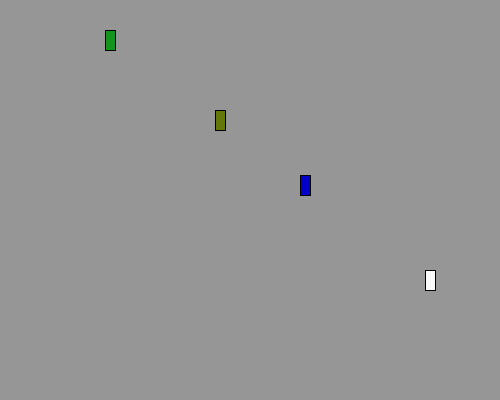
Frame 1 (no input)
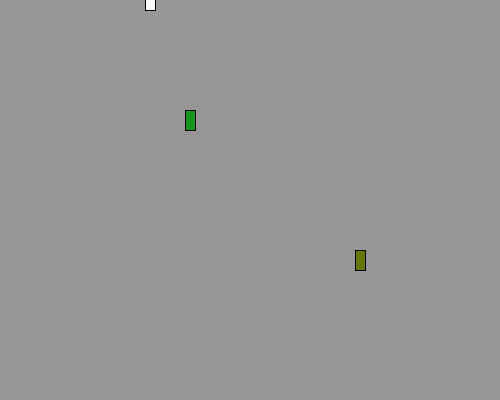
Frame 60 (the mouse pressed at the canvas centre just before this capture)
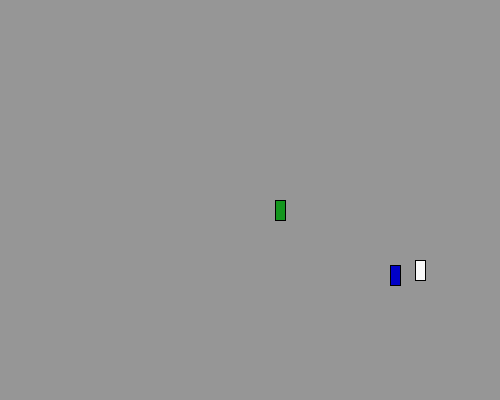
Frame 120 (the mouse held since frame 60 and released just before this capture)

The Processing sketch that drew these frames (run headless with seeded random() and noise(); from frame 60 on, the mouse is pressed at the canvas centre):

// Processing sketch: processing_30420
// ── processing_30420.pde


// No matter how many cookies we make, only one cookie cutter is needed.
class Car {
  color c;
  float xpos;
  float ypos;
  float xspeed;
 
  // The Constructor is defined with arguments.
  Car(color tempC, float tempXpos, float tempYpos, float tempXspeed) {
    c = tempC;
    xpos = tempXpos;
    ypos = tempYpos;
    xspeed = tempXspeed;
  }
 
  void display() {
    stroke(0);
    fill(c);
    rectMode(CENTER);
    rect(xpos,ypos,10,20);
  }
 
  void drive() {
    ypos = ypos + xspeed;
    xpos = xpos + xspeed;
    if (ypos > width) {
      ypos = 0;
    }
    if (xpos > width) {
      xpos = 0;
    }
  }
}
Car bus;
Car taxi;
Car van;
Car racecar;
void setup(){
  size(500,400);
  background(200,10,20);
  bus=new Car(color(20,150,30),100,30.0,10.0);
  taxi=new Car(color(100,120,10),200,100,20);
  van=new Car (color(0,0,200),300,180,5);
  racecar=new Car(250,400,250.0,30.0);
}
void draw(){
  background(150);
  bus.drive();
  bus.display();
  taxi.drive();
  taxi.display();
  van.drive();
  van.display();
  racecar.drive();
  racecar.display();
}
